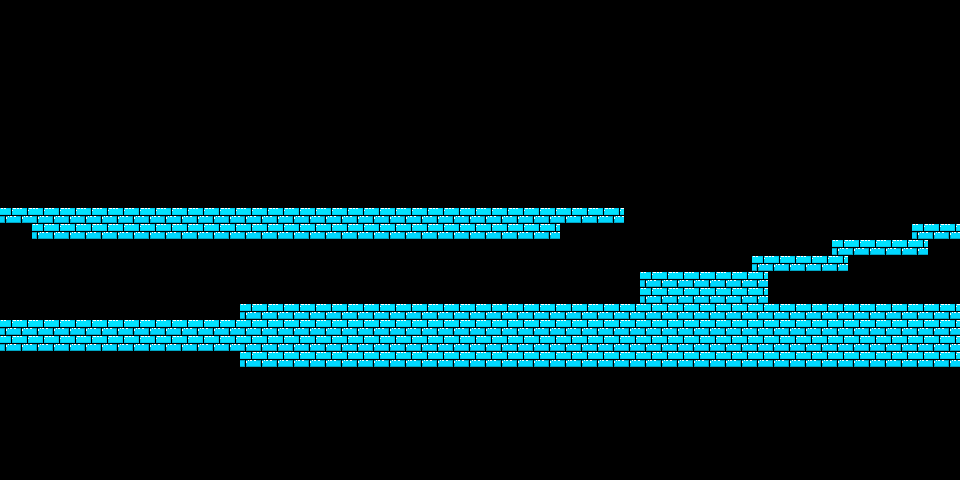

This is a level from a 2D game, rendered from its Tiled map with the project's own tilesets. A one-line summary and the map file follow, with tile-layer data summarised:
An orthogonal 60x30 tile map with 16x16 px tiles, 1 tile layer (World) and 1 object (Spawn Point).

<map version="1.4" tiledversion="1.4.3" orientation="orthogonal" renderorder="right-down" width="60" height="30" tilewidth="16" tileheight="16" infinite="0" nextlayerid="3" nextobjectid="2">
 <editorsettings>
  <export target="IcyDwarfTilemap.json" format="json" />
 </editorsettings>
 <tileset firstgid="1" name="IcyDwarfTileset" tilewidth="16" tileheight="16" tilecount="12" columns="3">
  <image source="../Tilesets/IcyDwarfTileset.png" width="48" height="64" />
  <tile id="0">
   <properties>
    <property name="collides" type="bool" value="true" />
   </properties>
  </tile>
  <tile id="1">
   <properties>
    <property name="collides" type="bool" value="true" />
   </properties>
  </tile>
  <tile id="2">
   <properties>
    <property name="collides" type="bool" value="true" />
   </properties>
  </tile>
  <tile id="3">
   <properties>
    <property name="collides" type="bool" value="true" />
   </properties>
  </tile>
  <tile id="4">
   <properties>
    <property name="collides" type="bool" value="true" />
   </properties>
  </tile>
  <tile id="5">
   <properties>
    <property name="collides" type="bool" value="true" />
   </properties>
  </tile>
  <tile id="6">
   <properties>
    <property name="collides" type="bool" value="true" />
   </properties>
  </tile>
  <tile id="7">
   <properties>
    <property name="collides" type="bool" value="true" />
   </properties>
  </tile>
  <tile id="8">
   <properties>
    <property name="collides" type="bool" value="true" />
   </properties>
  </tile>
 </tileset>
 <layer id="1" name="World" width="60" height="30">
  <data>[1800 cells, 313 non-empty, 1 distinct tile ids]</data>
 </layer>
 <objectgroup id="2" name="Objects">
  <object id="1" name="Spawn Point" x="22.5" y="64">
   <point />
  </object>
 </objectgroup>
</map>
